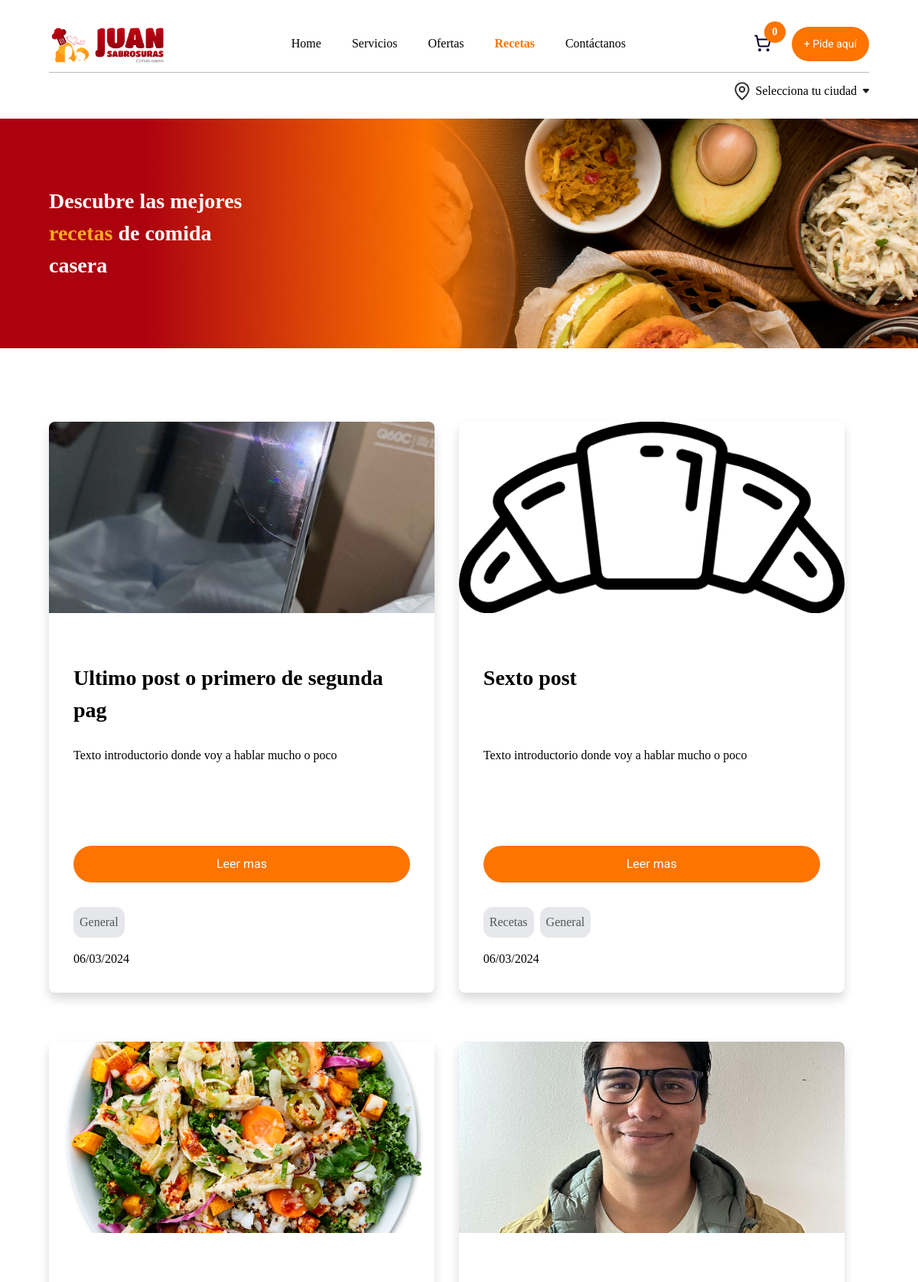
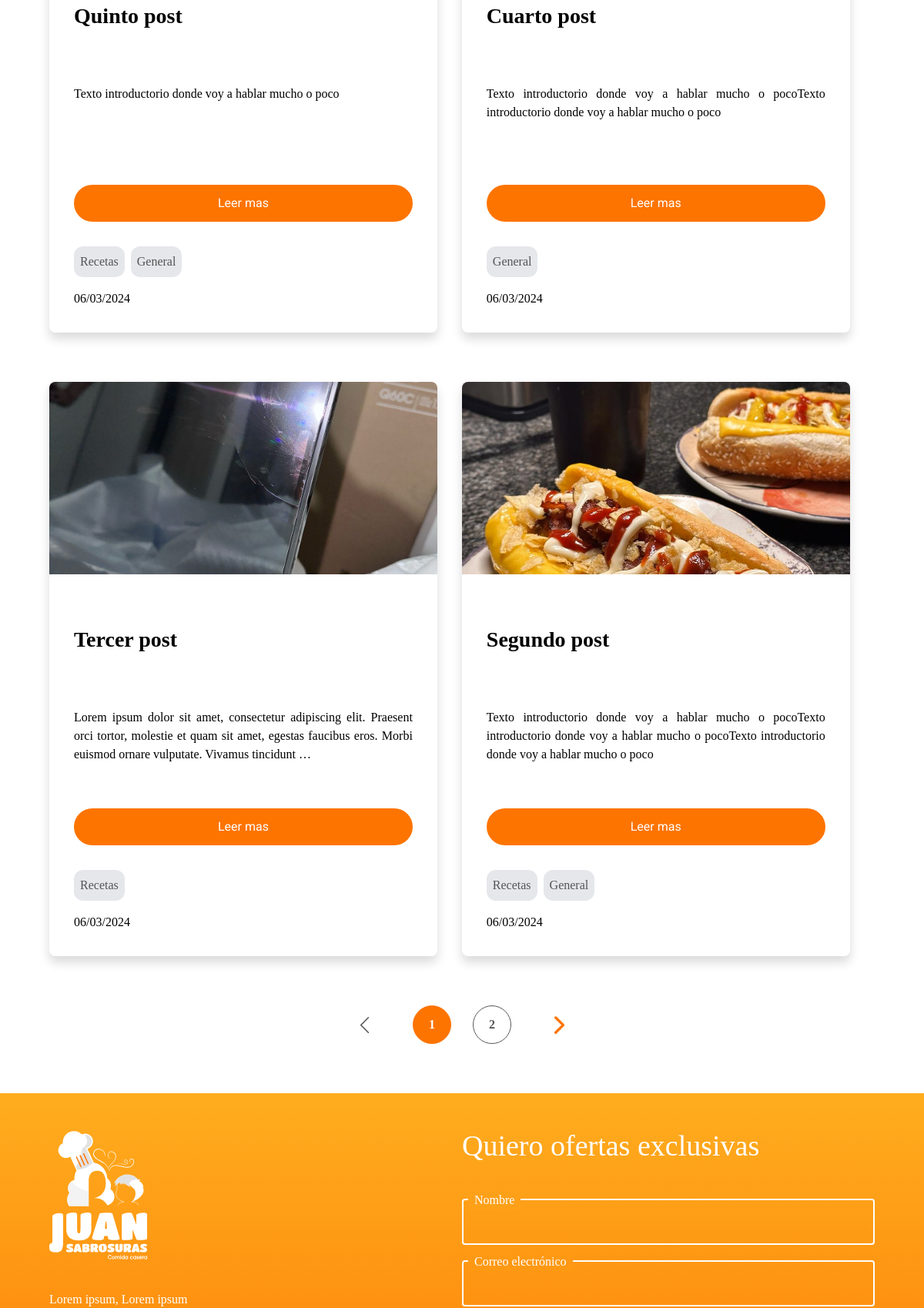
Screenshot of /recetas-y-variedades/ (upper part) with the database file from the repository (2 pictures, top to bottom).
### blog/models.py (models this page shows, shortened)
class Post(models.Model):
    title = models.CharField(max_length=200, verbose_name='Titulo')
    slug = models.SlugField(unique=True, help_text="La URL se completa de manera automatica, por favor modificalo solamente si deseas que este post de tu blog tenga una URL distinta a la creada", verbose_name="URL")
    description = models.TextField(verbose_name='Descripcion corta', max_length=250)
    content = RichTextUploadingField(verbose_name='Contenido')
    published = models.DateTimeField(verbose_name='Fecha de publicacion', default=now)
    image = models.ImageField(upload_to='blog', verbose_name='Imagen preview de la publicacion')
    categories = models.ManyToManyField(Category, verbose_name="Categorias")
    created_at = models.DateTimeField(auto_now_add=True, verbose_name="Fecha de creación")
    updated_at = models.DateTimeField(auto_now=True, verbose_name="Fecha de última actualización")
    class Meta:
        verbose_name = 'Publicación'
        verbose_name_plural = 'Publicaciones'
        ordering = ["-created_at"]

class Category(models.Model):
    category_name = models.CharField(max_length=100, verbose_name='Categoria')
    slug = models.SlugField(default="", unique=True, help_text="La URL se completa de manera automatica, por favor modificalo solamente si deseas que este post de tu blog tenga una URL distinta a la creada", verbose_name="URL")
    created_at = models.DateTimeField(auto_now_add=True, verbose_name="Fecha de creación")
    updated_at = models.DateTimeField(auto_now=True, verbose_name="Fecha de última actualización")
    class Meta:
        verbose_name = 'Categoria'
        verbose_name_plural = 'Categorias'
        ordering = ["-created_at"]
    def __str__(self):
        return self.category_name

### blog/views.py (the view, shortened to what this page needs)
# urls.py: path('', views.blog, name="blog"),
def blog(request):
    newsletter_form = forms.Newsletter()
    post_per_page = 6
    posts_page = Paginator(Post.objects.all(), post_per_page)
    page_number = request.GET.get('pagina', 1)
    try:
        posts = posts_page.get_page(page_number)
    except PageNotAnInteger:
        posts = posts_page.get_page(1)
    except EmptyPage:
        posts = posts_page.get_page(posts_page.num_pages)
    data = {
        'posts': posts,
        'paginator': posts_page,
        'newsletter_form': newsletter_form
    }
    return render(request, "blog/blog.html", data)

### core/forms.py
class Newsletter(forms.Form):
    name = forms.CharField(required=True, error_messages={"required": "Por favor, introduce tu nombre"}, widget=forms.TextInput(
        attrs={'class': 'btn-cta-opt2'}
    ), min_length=5,max_length=100)
    email = forms.EmailField(required=True, error_messages={"required": "Por favor, introduce un correo electronico valido"}, widget=forms.EmailInput(
        attrs={'class': 'btn-cta-opt2'}
    ), min_length=5,max_length=100)

### blog/templates/blog/blog.html (shortened to what this page needs)
{% extends 'core/master.html' %}
{% block content %}
    <section class="relative overflow-hidden h-[300px] max-w-[1920px] mx-auto">
        <div class="h-full w-full absolute top-0 hero_banner-custom__gradient"></div>
        <article class="h-full w-full absolute top-0 flex flex-col lg:flex-row gap-y-10 lg:gap-y-0 lg:gap-5 justify-center lg:justify-start items-center lg:pl-16 xl:pl-figmaMargins 2xl:pl-[14.06rem]">
            <h1 class="px-5 sm:px-8 lg:px-0 text-center lg:text-left text-white text-mobile-heading-large font-bold lg:basis-1/4">Descubre las mejores <span class="text-tertiary">recetas</span> de comida casera</h1>
        </article>
        <img src="/media/blog/banner_img/banner_mobile.jpg" height="600" class="w-full h-full object-cover" alt="Imagen referencial banner seccion de productos">
    </section>
    <section class="mt-16 container md:mx-auto">
        <div class="md:flex md:flex-wrap md:justify-start md:gap-8 xl:gap-10">
            {% for post in posts %}
                {% if  forloop.last %}
                    <article class="shadow-blog_post-shadow my-8 md:my-0 md:mt-8 md:basis-[47%] xl:basis-[30.5%] rounded-lg overflow-hidden">
                        <img class="w-full h-[180px] sm:h-[350px] md:h-[250px]  object-cover" src="{{post.image.url}}" alt="Post de blog Juan Sabrosuras - titulo: {{ post.title }}">
                        <div class="pt-16 pb-8 px-8">
                            <h2 class="text-mobile-heading-medium lg:text-desktop-heading-medium font-bold md:min-h-[70px] lg:h-[80px] 2xl:h-[120px]">{{ post.title|capfirst }}</h2>
                            {% if  post.description %}
                                <p class="text-mobile-paragraph-large lg:text-desktop-paragraph-large my-[30px] md:text-justify md:h-[100px] 2xl:h-[150px]">{{ post.description|capfirst|truncatewords:25 }}</p>
                            {% endif %}
                            <a class="block text-center w-full btn-cta" href="{% url "post" post.slug %}">Leer mas</a>
                            <div class="flex flex-wrap mt-8">
                                {% for category in post.categories.all %}
                                    {% if not forloop.last  %}
                                        <h3 class="text-notificacion bg-gray-200 text-gray-figma-400 py-2 px-2 rounded-xl mr-2 mb-2">{{ category|capfirst  }}</h3>
                                    {% else %}
                                        <h3 class="text-notificacion bg-gray-200 text-gray-figma-400 py-2 px-2 rounded-xl mb-2">{{ category|capfirst  }}</h3>
                                    {% endif %}
                                {% endfor %}
                            </div>
                            <h4 class="mt-2">{{ post.published|date:"SHORT_DATE_FORMAT" }}</h4>
                        </div>
                    </article>
                {% else %}
                    <article class="shadow-blog_post-shadow mt-8 md:basis-[47%] xl:basis-[30.5%] rounded-lg overflow-hidden">
                        <img class="w-full h-[180px] sm:h-[350px] md:h-[250px]  object-cover" src="{{post.image.url}}" alt="Post de blog Juan Sabrosuras - titulo: {{ post.title }}">
                        <div class="pt-16 pb-8 px-8">
                            <h2 class="text-mobile-heading-medium lg:text-desktop-heading-medium font-bold md:min-h-[70px] lg:h-[80px] 2xl:h-[120px]">{{ post.title|capfirst }}</h2>
                            {% if  post.description %}
                                <p class="text-mobile-paragraph-large lg:text-desktop-paragraph-large my-[30px] md:text-justify md:h-[100px] 2xl:h-[150px]">{{ post.description|capfirst|truncatewords:25 }}</p>
                            {% endif %}
                            <a class="block text-center w-full btn-cta" href="{% url "post" post.slug %}">Leer mas</a>
                            <div class="flex flex-wrap mt-8">
                                {% for category in post.categories.all %}
                                    {% if not forloop.last  %}
                                        <h3 class="text-notificacion bg-gray-200 text-gray-figma-400 py-2 px-2 rounded-xl mr-2 mb-2">{{ category|capfirst  }}</h3>
                                    {% else %}
                                        <h3 class="text-notificacion bg-gray-200 text-gray-figma-400 py-2 px-2 rounded-xl mb-2">{{ category|capfirst  }}</h3>
                                    {% endif %}
                                {% endfor %}
                            </div>
                            <h4 class="mt-2">{{ post.published|date:"SHORT_DATE_FORMAT" }}</h4>
                        </div>
                    </article>
                {% endif %}
            {% endfor %}
        </div>
    </section>
    <section class="my-16 container">
        {% include "blog/paginator.html" %}
    </section>
{% endblock %}

### rows the page displays
Post: image (picture), title "Ultimo post o primero de segunda pag", description "Texto introductorio donde voy a hablar mucho o poco", published "06/03/2024"
Category: category_name "General"
Post: image (picture), title "Sexto post", description "Texto introductorio donde voy a hablar mucho o poco", published "06/03/2024"
Category: category_name "Recetas"
Post: image (picture), title "Quinto post", description "Texto introductorio donde voy a hablar mucho o poco", published "06/03/2024"
Post: image (picture), title "Cuarto post", description "Texto introductorio donde voy a hablar mucho o pocoTexto introductorio donde voy a hablar mucho o poco", published "06/03/2024"
Post: image (picture), title "Tercer post", description "Lorem ipsum dolor sit amet, consectetur adipiscing elit. Praesent orci tortor, molestie et quam sit amet, egestas faucibus eros. Morbi euismod ornare vulputate. Vivamus tincidunt …", published "06/03/2024"
Post: image (picture), title "Segundo post", description "Texto introductorio donde voy a hablar mucho o pocoTexto introductorio donde voy a hablar mucho o pocoTexto introductorio donde voy a hablar mucho o poco", published "06/03/2024"

### other values shown
{{ page }} "1" "2"
